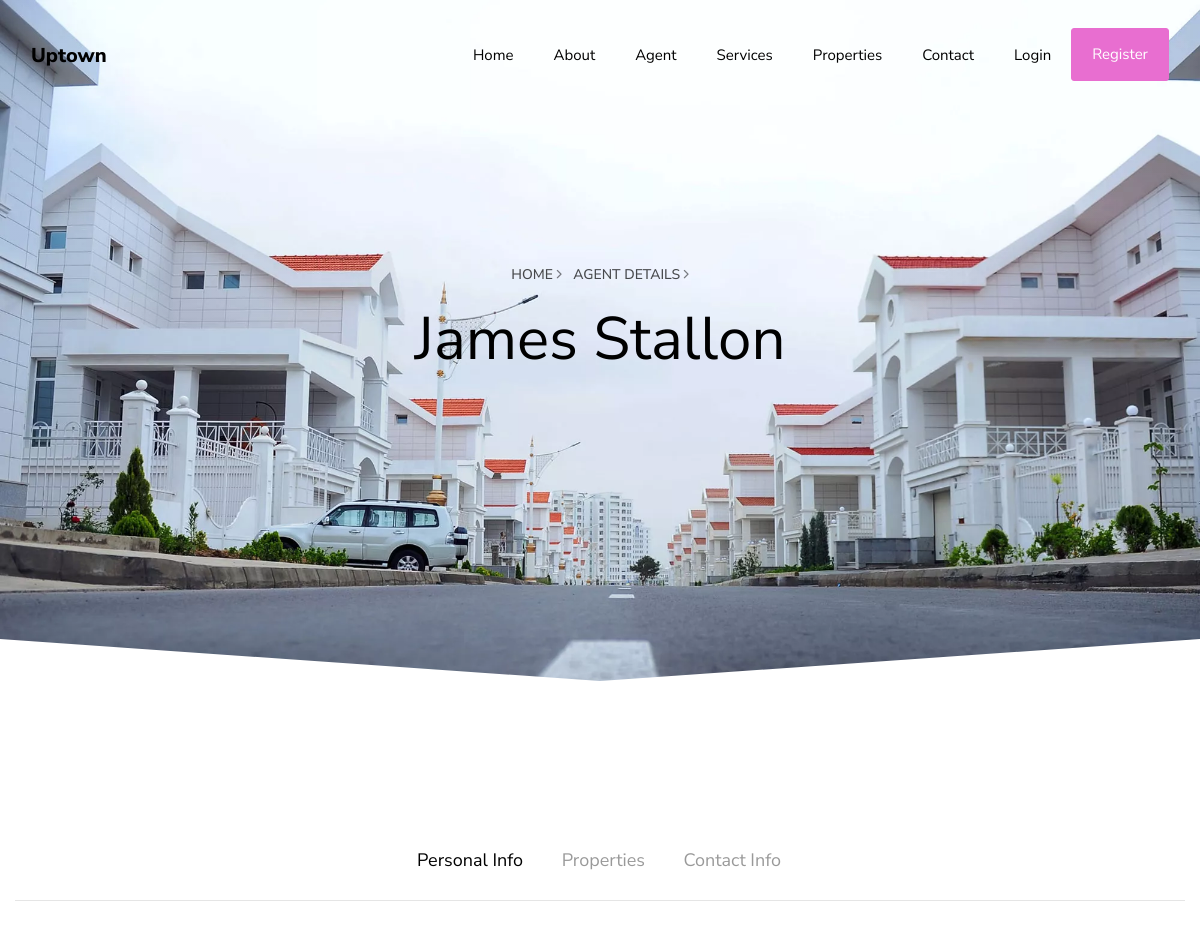
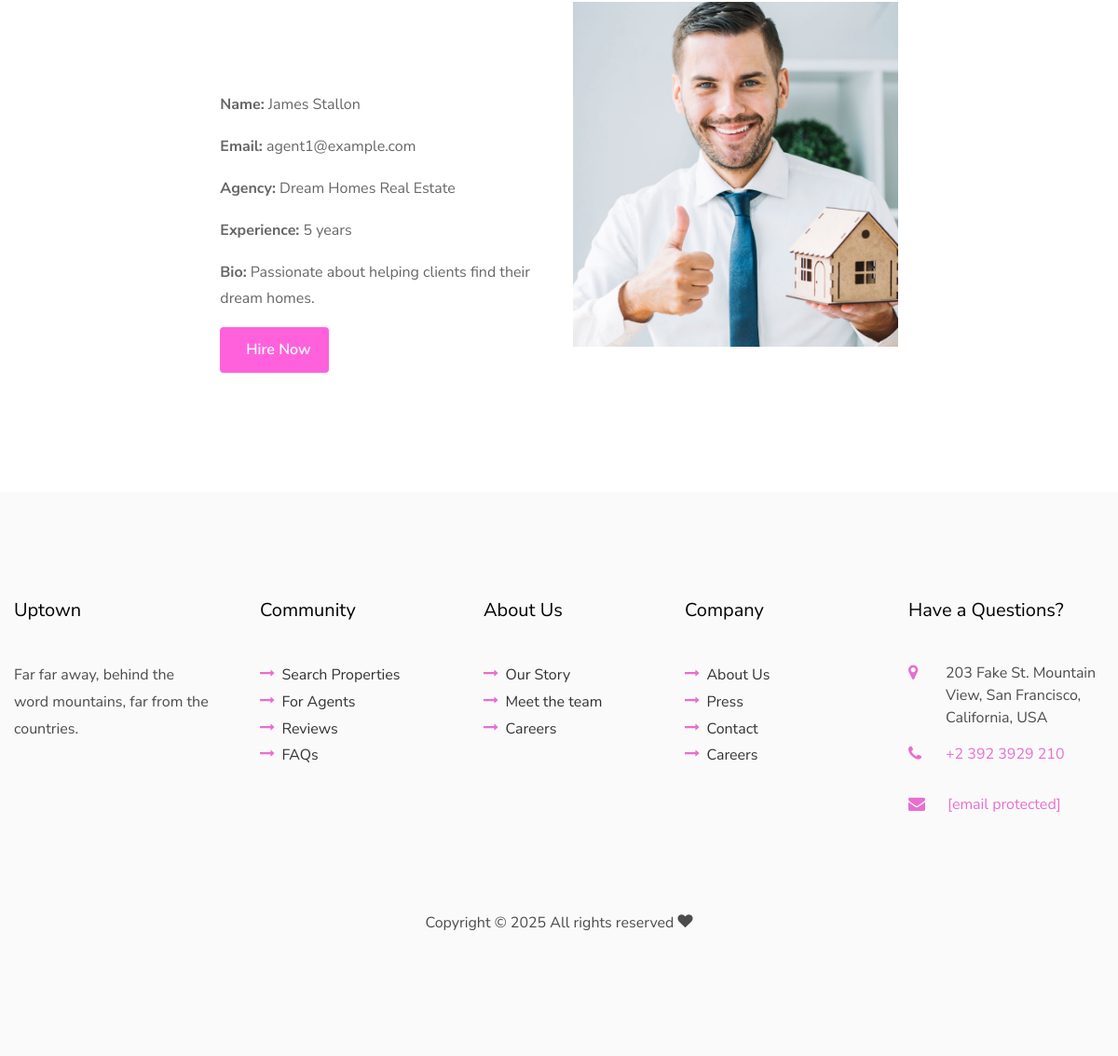
The app's page /single-agent.php?agent_id=1 with its own data (2 pictures, top to bottom).
### tables this page shows
CREATE TABLE agent (
    id INT AUTO_INCREMENT PRIMARY KEY,
    agent_id INT,   
    agency VARCHAR(100) NULL,
    experience INT NULL,
    bio TEXT NULL,
    status ENUM('pending', 'approved', 'rejected') DEFAULT 'pending',
    created_at TIMESTAMP DEFAULT CURRENT_TIMESTAMP,
    FOREIGN KEY (agent_id) REFERENCES users(id) ON DELETE SET NULL
);

CREATE TABLE users (
    id INT AUTO_INCREMENT PRIMARY KEY,
    username VARCHAR(100) NOT NULL,
    name VARCHAR(100) NOT NULL,
    email VARCHAR(100) UNIQUE NOT NULL,
    password_hash VARCHAR(255) NOT NULL,
    role ENUM('end-user', 'agent', 'admin') NOT NULL,
    profile_pic VARCHAR(255) NULL,
    contact VARCHAR(15) ,
    created_at TIMESTAMP DEFAULT CURRENT_TIMESTAMP
);

### backend/single_agent.php (called while the page is built, shortened)
<?php
$agent_id = $_GET['agent_id'];
$sql = "SELECT a.*, u.name, u.email, u.contact, u.profile_pic
        FROM agent a
        JOIN users u ON a.agent_id = u.id
        WHERE a.agent_id = :agent_id";
$stmt = $conn->prepare($sql);
$stmt->bindParam(':agent_id', $agent_id);
$stmt->execute();
$agent = $stmt->fetch(PDO::FETCH_ASSOC);

### single-agent.php (shortened to what this page needs)
<?php include_once("components/header.php");
require_once "backend/single_agent.php";
?>
<section class="hero-wrap hero-wrap-2 ftco-degree-bg js-fullheight" style="background-image: url('images/bg_1.jpg');" data-stellar-background-ratio="0.5">
    <div class="overlay"></div>
    <div class="container">
        <div class="row no-gutters slider-text js-fullheight align-items-center justify-content-center">
            <div class="col-md-9 ftco-animate pb-5 text-center">
                <p class="breadcrumbs"><span class="mr-2"><a href="index.php">Home <i class="ion-ios-arrow-forward"></i></a></span> <span>Agent Details <i class="ion-ios-arrow-forward"></i></span></p>
                <h1 class="mb-3 bread"><?php echo htmlspecialchars($agent['name']); ?></h1>
            </div>
        </div>
    </div>
</section>
<section class="ftco-section ftco-agent-details">
    <div class="container">
        <div class="row">
            <div class="col-md-12 pills">
                <div class="bd-example bd-example-tabs">
                    <div class="d-flex justify-content-center">
                        <ul class="nav nav-pills mb-3" id="pills-tab" role="tablist">
                            <li class="nav-item">
                                <a class="nav-link active" id="pills-personal-info-tab" data-toggle="pill" href="#pills-personal-info" role="tab" aria-controls="pills-personal-info" aria-expanded="true">Personal Info</a>
                            </li>
                            <li class="nav-item">
                                <a class="nav-link" id="pills-Properties-tab" data-toggle="pill" href="#pills-Properties" role="tab" aria-controls="pills-Properties" aria-expanded="true">Properties</a>
                            </li>
                            <li class="nav-item">
                                <a class="nav-link" id="pills-contact-info-tab" data-toggle="pill" href="#pills-contact-info" role="tab" aria-controls="pills-contact-info" aria-expanded="true">Contact Info</a>
                            </li>
                        </ul>
                    </div>
                    <div class="tab-content" id="pills-tabContent">
                        <div class="tab-pane fade show active" id="pills-personal-info" role="tabpanel" aria-labelledby="pills-personal-info-tab">
                            <div class="row">
                                <div class="col-md-2">
                                </div>
                                <div class="col-md-4 mt-5">
                                    <p class="mt-5"><strong>Name:</strong> <?php echo htmlspecialchars($agent['name']); ?></p>
                                    <p><strong>Email:</strong> <?php echo htmlspecialchars($agent['email']); ?></p>
                                    <p><strong>Agency:</strong> <?php echo htmlspecialchars($agent['agency']); ?></p>
                                    <p><strong>Experience:</strong> <?php echo htmlspecialchars($agent['experience']); ?> years</p>
                                    <p><strong>Bio:</strong> <?php echo htmlspecialchars($agent['bio']); ?></p>
                                    <?php (isset($_SESSION['id']) ? $page = 'request-services.php?agent_id=' . $_GET['agent_id'] . '' : $page = 'register.php?agent_id=' . $_GET['agent_id'] . '&page=request-services') ?>
                                    <a href="<?php echo $page; ?>" class="btn-custom btn-hire">
                                        <i class="fas fa-phone"></i> Hire Now
                                    </a>
                                </div>
                                <div class="col-md-4 m-0" style="height: 370px; overflow:hidden;">
                                    <img src="<?php echo 'dashboard/' . htmlspecialchars($agent['profile_pic']); ?>" style="object-fit: cover; width: 100%; height: 100%;" alt="<?php echo htmlspecialchars($agent['name']); ?>" class="img-fluid">
                                </div>
                                <div class="col-md-2">
                                </div>
                            </div>
                        </div>
                    </div>
                </div>
            </div>
        </div>
    </div>
</section>
<?php include_once "components/footer.php" ?>

### single-agent.php (style rules this page uses)
.btn-custom { display: inline-block; padding: 10px 20px; text-decoration: none; font-size: 16px; border-radius: 4px; transition: background-color 0.3s ease, transform 0.2s ease; font-weight: 600; }
.btn-hire { background-color: rgb(255, 97, 221); color: #fff; border: none; }

### records on screen
agent: agent.name "James Stallon", agent.email "agent1@example.com", agency "Dream Homes Real Estate", experience "5", bio "Passionate about helping clients find their dream homes.", agent.profile_pic (picture)
